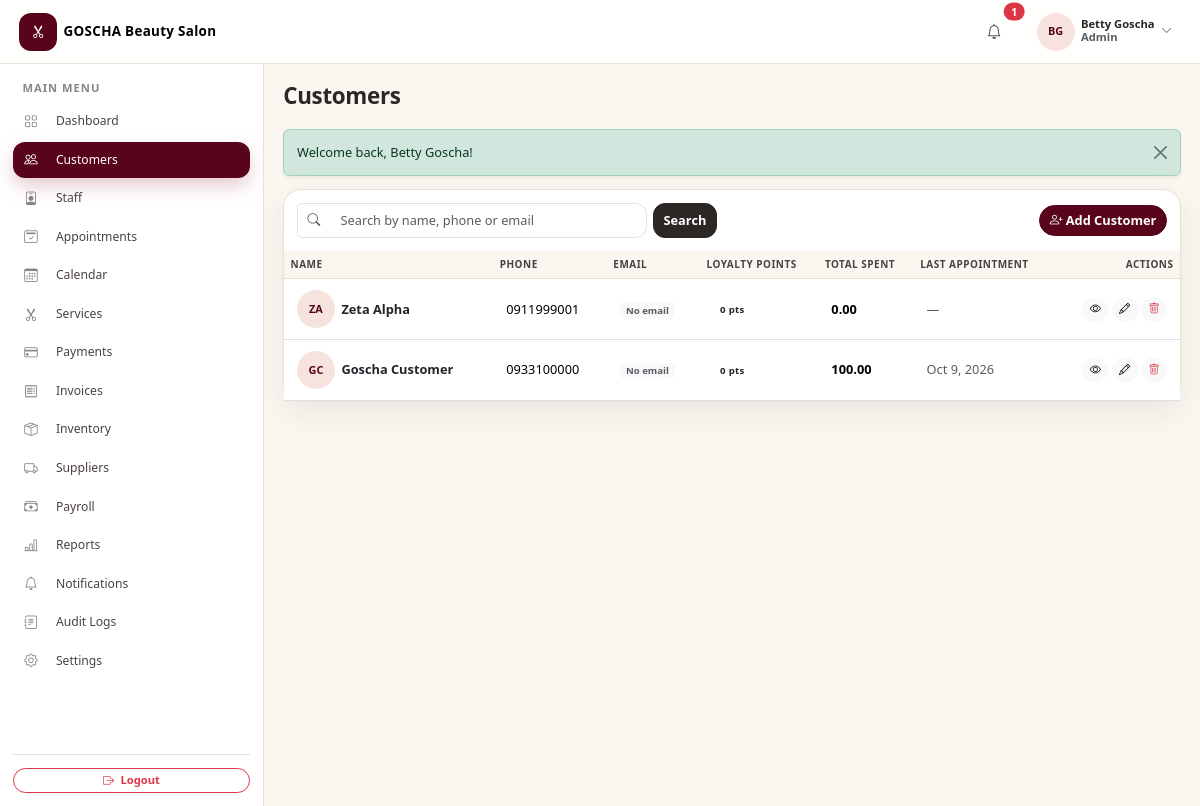
Before: /admin/customers.php (signed in) with the older database file.
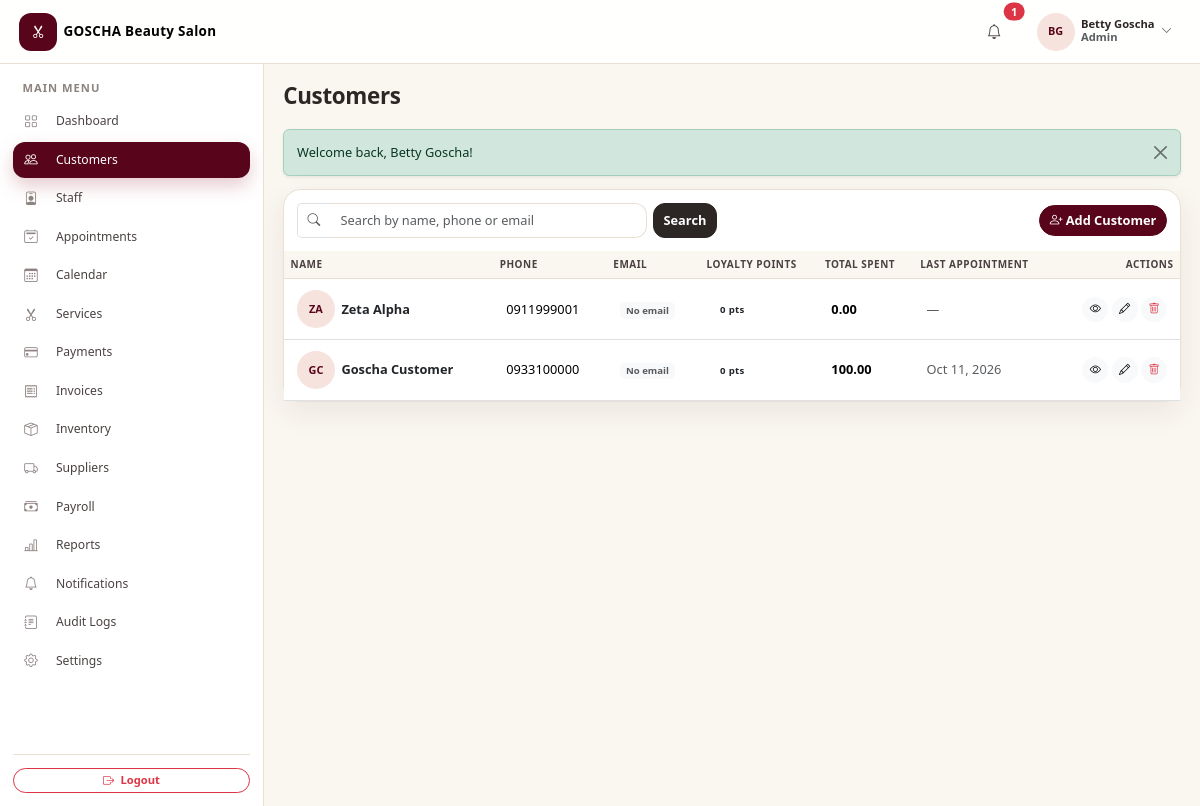
After: the same page with the newer database file.
### tables this page shows
CREATE TABLE `customers` (
  `id` int(11) NOT NULL AUTO_INCREMENT,
  `salon_id` int(11) NOT NULL,
  `first_name` varchar(100) NOT NULL,
  `last_name` varchar(100) NOT NULL,
  `phone` varchar(20) NOT NULL,
  `email` varchar(255) DEFAULT NULL,
  `password` varchar(255) DEFAULT NULL,
  `date_of_birth` date DEFAULT NULL,
  `gender` enum('female','male','other') DEFAULT NULL,
  `address` varchar(255) DEFAULT NULL,
  `skin_type` varchar(100) DEFAULT NULL,
  `hair_type` varchar(100) DEFAULT NULL,
  `allergies` text DEFAULT NULL,
  `notes` text DEFAULT NULL,
  `loyalty_points` int(11) NOT NULL DEFAULT 0,
  `created_at` datetime NOT NULL DEFAULT current_timestamp(),
  `updated_at` datetime NOT NULL DEFAULT current_timestamp() ON UPDATE current_timestamp(),
  PRIMARY KEY (`id`),
  KEY `idx_customers_phone` (`phone`),
  KEY `idx_customers_name` (`last_name`,`first_name`),
  KEY `idx_customers_salon` (`salon_id`),
  KEY `idx_cust_salon_name` (`salon_id`,`last_name`,`first_name`),
  CONSTRAINT `fk_customers_salon` FOREIGN KEY (`salon_id`) REFERENCES `salons` (`id`)
);

### admin/customers.php (called while the page is built, shortened)
<?php
include __DIR__ . '/../modules/customers.php';

### config/database.php (called while the page is built, shortened)
<?php
function db(): PDO
{
    static $pdo = null;
    if ($pdo === null) {
        $options = [
            PDO::ATTR_ERRMODE            => PDO::ERRMODE_EXCEPTION,
            PDO::ATTR_DEFAULT_FETCH_MODE => PDO::FETCH_ASSOC,
            PDO::ATTR_EMULATE_PREPARES   => false,
        ];
        try {
            $pdo = new PDO(
                'mysql:host=' . DB_HOST . ';dbname=' . DB_NAME . ';charset=utf8mb4',
                DB_USER,
                DB_PASS,
                $options
            );
        } catch (PDOException $e) {
            http_response_code(500);
            exit('Database connection failed. Please check config/database.php and make sure MySQL is running.');
        }
    }
    return $pdo;
}

### includes/functions.php (called while the page is built, shortened)
<?php
function e($value): string
{
    return htmlspecialchars((string)$value, ENT_QUOTES, 'UTF-8');
}
function money($amount): string
{
    return number_format((float)$amount, 2);
}
function fmt_date($date): string
{
    return date('M j, Y', strtotime((string)$date));
}
function initials(string $name): string
{
    $parts = preg_split('/\s+/', trim($name));
    $out = '';
    foreach (array_slice($parts, 0, 2) as $p) {
        if ($p !== '') {
            $out .= mb_substr($p, 0, 1);
        }
    }
    return strtoupper($out ?: '?');
}
function paginate(int $total, int $perPage, int $page): array
{
    $totalPages = max(1, (int)ceil($total / $perPage));
    $page       = max(1, min($page, $totalPages));
    return [
        'total'       => $total,
        'perPage'     => $perPage,
        'page'        => $page,
        'totalPages'  => $totalPages,
        'offset'      => ($page - 1) * $perPage,
        'hasPrev'     => $page > 1,
        'hasNext'     => $page < $totalPages,
        'prevPage'    => $page - 1,
        'nextPage'    => $page + 1,
    ];
}

### modules/customers.php (the view, shortened to what the changed rows need)
<?php
$salonId = require_salon_context();
$action  = $_GET['action'] ?? 'list';
if ($action === 'list') {
    $page   = max(1, (int)($_GET['page'] ?? 1));
    $perPage = 15;
    $where  = 'WHERE c.salon_id = :sid';
    $params = ['sid' => $salonId];
    $countStmt = db()->prepare("SELECT COUNT(*) FROM customers c {$where}");
    $countStmt->execute($params);
    $total = (int)$countStmt->fetchColumn();
    $pg    = paginate($total, $perPage, $page);
    $stmt = db()->prepare(
        "SELECT c.*,
                (SELECT MAX(a.appointment_date) FROM appointments a WHERE a.customer_id = c.id AND a.salon_id = c.salon_id AND a.status = 'completed') AS last_appointment,
                (SELECT COALESCE(SUM(a.total_amount),0) FROM appointments a WHERE a.customer_id = c.id AND a.salon_id = c.salon_id) AS total_spent
         FROM customers c {$where}
         ORDER BY c.created_at DESC
         LIMIT {$perPage} OFFSET {$pg['offset']}"
    );
    $stmt->execute($params);
    $customers = $stmt->fetchAll();
    include __DIR__ . '/../includes/header.php';
    ?>
    <div class="card table-card">
        <div class="table-responsive">
            <table class="table table-hover align-middle mb-0" id="customerTable">
                <thead>
                    <tr><th>Name</th><th>Phone</th><th>Email</th><th>Loyalty Points</th><th>Total Spent</th><th>Last Appointment</th><th class="text-end">Actions</th></tr>
                </thead>
                <tbody>
                <?php if (!$customers): ?>
                    <tr><td colspan="7">
                        <div class="empty-state">
                            <div class="icon"><i class="bi bi-people"></i></div>
                            <p class="text-muted mb-2">No customers found.</p>
                            <a href="customers.php?action=add" class="btn btn-sm btn-rose rounded-pill">Add your first customer</a>
                        </div>
                    </td></tr>
                <?php else: foreach ($customers as $c): ?>
                    <tr>
                        <td>
                            <div class="d-flex align-items-center gap-2">
                                <span class="avatar"><?php echo e(initials($c['first_name'] . ' ' . $c['last_name'])); ?></span>
                                <a href="customers.php?action=view&id=<?php echo $c['id']; ?>" class="fw-semibold text-body text-decoration-none">
                                    <?php echo e($c['first_name'] . ' ' . $c['last_name']); ?>
                                </a>
                            </div>
                        </td>
                        <td><?php echo e($c['phone']); ?></td>
                        <td class="text-muted"><?php echo $c['email'] ? e($c['email']) : '<span class="badge bg-light text-muted">No email</span>'; ?></td>
                        <td><span class="badge badge-status bg-gold text-dark"><?php echo (int)$c['loyalty_points']; ?> pts</span></td>
                        <td class="fw-semibold"><?php echo money($c['total_spent']); ?></td>
                        <td class="text-muted"><?php echo $c['last_appointment'] ? fmt_date($c['last_appointment']) : '—'; ?></td>
                        <td class="text-end">
                            <a href="customers.php?action=view&id=<?php echo $c['id']; ?>" class="btn btn-sm btn-light rounded-pill" title="View"><i class="bi bi-eye"></i></a>
                            <a href="customers.php?action=edit&id=<?php echo $c['id']; ?>" class="btn btn-sm btn-light rounded-pill" title="Edit"><i class="bi bi-pencil"></i></a>
                            <button type="button" class="btn btn-sm btn-light rounded-pill text-danger"
                                    data-confirm="Are you sure you want to delete this customer? This will also remove their appointments and payments."
                                    data-confirm-action="customers.php?action=delete&id=<?php echo $c['id']; ?>"
                                    data-confirm-label="Delete"><i class="bi bi-trash"></i></button>
                        </td>
                    </tr>
                <?php endforeach; endif; ?>
                </tbody>
            </table>
        </div>
    </div>
    <?php
    include __DIR__ . '/../includes/footer.php';
    exit;
}
    ?>

Changed rows visible on the page:
changed customers "Goscha Customer": last_appointment "Oct 9, 2026" → "Oct 11, 2026"
